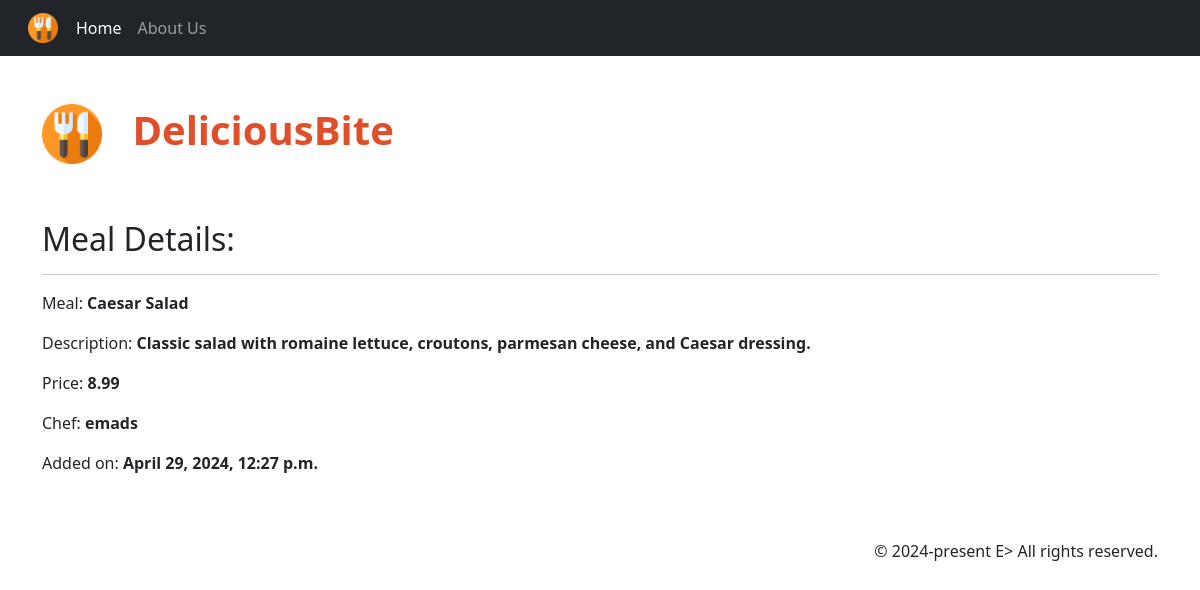
The app's page /menu_item/5/ with its own data.
### Menu/models.py (models this page shows, shortened)
class MenuItem(models.Model):
    meal = models.CharField(max_length=80, unique=True)
    description = models.CharField(max_length=2000)
    price = models.DecimalField(max_digits=10, decimal_places=2)
    course = models.CharField(max_length=200, choices=COURSE_CHOICES)
    chef = models.ForeignKey(User, on_delete=models.PROTECT)
    status = models.IntegerField(choices=STATUS_CHOICES, default=1)
    date_created = models.DateTimeField(auto_now_add=True)
    date_modified = models.DateTimeField(auto_now=True)

### Menu/views.py (the view)
class MenuItemDetail(DetailView):
    model = MenuItem
    template_name = 'Menu/menu_item_detail.html'

### Menu/templates/Menu/menu_item_detail.html (shortened to what this page needs)
{% extends 'Menu/base.html' %}
{% block content %}
    <h2 class="pt-5">Meal Details: </h2><hr>
    <ul class="list-group list-group-flush">
        <liclass="list-group-item d-flex justify-content-between align-items-center border-0 pb-0">
            <p>Meal: <strong>{{ menuitem.meal }}</strong></p>
        <liclass="list-group-item d-flex justify-content-between align-items-center border-0 pb-0">
            <p>Description: <strong>{{ menuitem.description }}</strong></p>
        <liclass="list-group-item d-flex justify-content-between align-items-center border-0 pb-0">
            <p>Price: <strong>{{ menuitem.price }}</strong></p>
        <liclass="list-group-item d-flex justify-content-between align-items-center border-0 pb-0">
            <p>Chef: <strong>{{ menuitem.chef }}</strong></p>
        <liclass="list-group-item d-flex justify-content-between align-items-center border-0 pb-0">
            <p>Added on: <strong>{{ menuitem.date_created }}</strong></p>
    </ul>
{% endblock %}

### records on screen
MenuItem: meal "Caesar Salad", description "Classic salad with romaine lettuce, croutons, parmesan cheese, and Caesar dressing.", price "8.99", chef "emads", date_created "April 29, 2024, 12:27 p.m."
